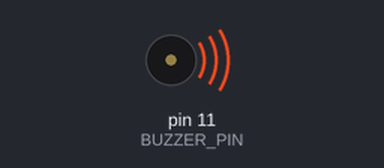
Simulated run of this sketch. Board: Arduino Uno, built with avr-gcc and run on an emulated ATmega328P. Parts: buzzer (waves = sounding).

Above: at 5.7 s.
At 40.7 s:
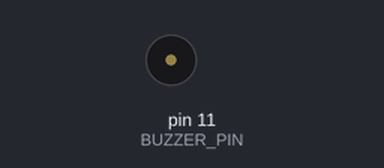
Timing chart, 0 to 42.2 s (numbered marks = the images above):
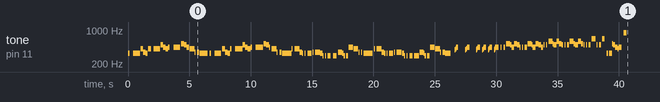

The sketch:

havanagila.ino
```cpp
void song(int buzzerPin) {

  tone(buzzerPin, 330);
  delay(155);
  noTone(buzzerPin);

  delay(263);

  tone(buzzerPin, 330);
  delay(560);
  noTone(buzzerPin);

  delay(61);

  tone(buzzerPin, 415);
  delay(216);
  noTone(buzzerPin);

  tone(buzzerPin, 349);
  delay(190);
  noTone(buzzerPin);

  tone(buzzerPin, 330);
  delay(181);
  noTone(buzzerPin);

  delay(26);

  tone(buzzerPin, 415);
  delay(233);
  noTone(buzzerPin);

  delay(206);

  tone(buzzerPin, 415);
  delay(552);
  noTone(buzzerPin);

  delay(39);

  tone(buzzerPin, 494);
  delay(185);
  noTone(buzzerPin);

  delay(17);

  tone(buzzerPin, 440);
  delay(177);
  noTone(buzzerPin);

  delay(22);

  tone(buzzerPin, 415);
  delay(185);
  noTone(buzzerPin);

  delay(21);

  tone(buzzerPin, 440);
  delay(108);
  noTone(buzzerPin);

  delay(311);

  tone(buzzerPin, 440);
  delay(530);
  noTone(buzzerPin);

  delay(99);

  tone(buzzerPin, 523);
  delay(254);
  noTone(buzzerPin);

  tone(buzzerPin, 494);
  delay(203);
  noTone(buzzerPin);

  tone(buzzerPin, 440);
  delay(185);
  noTone(buzzerPin);

  delay(39);

  tone(buzzerPin, 415);
  delay(414);
  noTone(buzzerPin);

  tone(buzzerPin, 349);
  delay(91);
  noTone(buzzerPin);

  delay(124);

  tone(buzzerPin, 349);
  delay(159);
  noTone(buzzerPin);

  delay(35);

  tone(buzzerPin, 330);
  delay(672);
  noTone(buzzerPin);

  delay(160);

  tone(buzzerPin, 330);
  delay(95);
  noTone(buzzerPin);

  delay(310);

  tone(buzzerPin, 330);
  delay(513);
  noTone(buzzerPin);

  delay(104);

  tone(buzzerPin, 415);
  delay(211);
  noTone(buzzerPin);

  tone(buzzerPin, 349);
  delay(207);
  noTone(buzzerPin);

  tone(buzzerPin, 330);
  delay(224);
  noTone(buzzerPin);

  tone(buzzerPin, 415);
  delay(112);
  noTone(buzzerPin);

  delay(306);

  tone(buzzerPin, 415);
  delay(586);
  noTone(buzzerPin);

  delay(17);

  tone(buzzerPin, 494);
  delay(185);
  noTone(buzzerPin);

  delay(22);

  tone(buzzerPin, 440);
  delay(177);
  noTone(buzzerPin);

  delay(9);

  tone(buzzerPin, 415);
  delay(246);
  noTone(buzzerPin);

  tone(buzzerPin, 440);
  delay(112);
  noTone(buzzerPin);

  delay(314);

  tone(buzzerPin, 440);
  delay(586);
  noTone(buzzerPin);

  delay(44);

  tone(buzzerPin, 523);
  delay(228);
  noTone(buzzerPin);

  tone(buzzerPin, 494);
  delay(220);
  noTone(buzzerPin);

  tone(buzzerPin, 440);
  delay(103);
  noTone(buzzerPin);

  delay(104);

  tone(buzzerPin, 415);
  delay(422);
  noTone(buzzerPin);

  delay(5);

  tone(buzzerPin, 349);
  delay(56);
  noTone(buzzerPin);

  delay(151);

  tone(buzzerPin, 349);
  delay(198);
  noTone(buzzerPin);

  delay(13);

  tone(buzzerPin, 330);
  delay(802);
  noTone(buzzerPin);

  delay(4);

  tone(buzzerPin, 415);
  delay(43);
  noTone(buzzerPin);

  delay(177);

  tone(buzzerPin, 415);
  delay(418);
  noTone(buzzerPin);

  delay(4);

  tone(buzzerPin, 349);
  delay(211);
  noTone(buzzerPin);

  tone(buzzerPin, 330);
  delay(82);
  noTone(buzzerPin);

  delay(117);

  tone(buzzerPin, 330);
  delay(86);
  noTone(buzzerPin);

  delay(125);

  tone(buzzerPin, 330);
  delay(345);
  noTone(buzzerPin);

  delay(64);

  tone(buzzerPin, 349);
  delay(56);
  noTone(buzzerPin);

  delay(164);

  tone(buzzerPin, 349);
  delay(414);
  noTone(buzzerPin);

  tone(buzzerPin, 330);
  delay(190);
  noTone(buzzerPin);

  tone(buzzerPin, 294);
  delay(82);
  noTone(buzzerPin);

  delay(112);

  tone(buzzerPin, 294);
  delay(82);
  noTone(buzzerPin);

  delay(142);

  tone(buzzerPin, 294);
  delay(250);
  noTone(buzzerPin);

  delay(177);

  tone(buzzerPin, 294);
  delay(323);
  noTone(buzzerPin);

  delay(95);

  tone(buzzerPin, 349);
  delay(353);
  noTone(buzzerPin);

  tone(buzzerPin, 330);
  delay(103);
  noTone(buzzerPin);

  tone(buzzerPin, 294);
  delay(103);
  noTone(buzzerPin);

  delay(96);

  tone(buzzerPin, 294);
  delay(185);
  noTone(buzzerPin);

  delay(21);

  tone(buzzerPin, 440);
  delay(362);
  noTone(buzzerPin);

  delay(57);

  tone(buzzerPin, 415);
  delay(366);
  noTone(buzzerPin);

  delay(21);

  tone(buzzerPin, 349);
  delay(78);
  noTone(buzzerPin);

  delay(129);

  tone(buzzerPin, 349);
  delay(82);
  noTone(buzzerPin);

  delay(134);

  tone(buzzerPin, 330);
  delay(720);
  noTone(buzzerPin);

  delay(133);

  tone(buzzerPin, 415);
  delay(56);
  noTone(buzzerPin);

  delay(164);

  tone(buzzerPin, 415);
  delay(392);
  noTone(buzzerPin);

  delay(9);

  tone(buzzerPin, 349);
  delay(194);
  noTone(buzzerPin);

  delay(9);

  tone(buzzerPin, 330);
  delay(91);
  noTone(buzzerPin);

  delay(94);

  tone(buzzerPin, 330);
  delay(95);
  noTone(buzzerPin);

  delay(112);

  tone(buzzerPin, 330);
  delay(328);
  noTone(buzzerPin);

  delay(81);

  tone(buzzerPin, 349);
  delay(60);
  noTone(buzzerPin);

  delay(160);

  tone(buzzerPin, 349);
  delay(384);
  noTone(buzzerPin);

  delay(30);

  tone(buzzerPin, 330);
  delay(190);
  noTone(buzzerPin);

  delay(8);

  tone(buzzerPin, 294);
  delay(78);
  noTone(buzzerPin);

  delay(116);

  tone(buzzerPin, 294);
  delay(78);
  noTone(buzzerPin);

  delay(142);

  tone(buzzerPin, 294);
  delay(254);
  noTone(buzzerPin);

  delay(151);

  tone(buzzerPin, 294);
  delay(388);
  noTone(buzzerPin);

  delay(22);

  tone(buzzerPin, 349);
  delay(341);
  noTone(buzzerPin);

  tone(buzzerPin, 330);
  delay(91);
  noTone(buzzerPin);

  tone(buzzerPin, 294);
  delay(116);
  noTone(buzzerPin);

  delay(99);

  tone(buzzerPin, 294);
  delay(198);
  noTone(buzzerPin);

  delay(9);

  tone(buzzerPin, 440);
  delay(379);
  noTone(buzzerPin);

  delay(48);

  tone(buzzerPin, 415);
  delay(388);
  noTone(buzzerPin);

  delay(13);

  tone(buzzerPin, 349);
  delay(82);
  noTone(buzzerPin);

  delay(125);

  tone(buzzerPin, 349);
  delay(198);
  noTone(buzzerPin);

  delay(17);

  tone(buzzerPin, 330);
  delay(448);
  noTone(buzzerPin);

  delay(311);

  tone(buzzerPin, 392);
  delay(69);
  noTone(buzzerPin);

  tone(buzzerPin, 415);
  delay(65);
  noTone(buzzerPin);

  tone(buzzerPin, 440);
  delay(168);
  noTone(buzzerPin);

  delay(573);

  tone(buzzerPin, 392);
  delay(73);
  noTone(buzzerPin);

  tone(buzzerPin, 415);
  delay(65);
  noTone(buzzerPin);

  tone(buzzerPin, 440);
  delay(224);
  noTone(buzzerPin);

  delay(505);

  tone(buzzerPin, 392);
  delay(73);
  noTone(buzzerPin);

  tone(buzzerPin, 415);
  delay(65);
  noTone(buzzerPin);

  tone(buzzerPin, 440);
  delay(185);
  noTone(buzzerPin);

  delay(195);

  tone(buzzerPin, 392);
  delay(56);
  noTone(buzzerPin);

  tone(buzzerPin, 415);
  delay(60);
  noTone(buzzerPin);

  tone(buzzerPin, 440);
  delay(198);
  noTone(buzzerPin);

  delay(164);

  tone(buzzerPin, 392);
  delay(56);
  noTone(buzzerPin);

  tone(buzzerPin, 415);
  delay(65);
  noTone(buzzerPin);

  tone(buzzerPin, 440);
  delay(190);
  noTone(buzzerPin);

  delay(160);

  tone(buzzerPin, 392);
  delay(56);
  noTone(buzzerPin);

  tone(buzzerPin, 415);
  delay(56);
  noTone(buzzerPin);

  tone(buzzerPin, 440);
  delay(250);
  noTone(buzzerPin);

  delay(189);

  tone(buzzerPin, 440);
  delay(82);
  noTone(buzzerPin);

  delay(138);

  tone(buzzerPin, 440);
  delay(142);
  noTone(buzzerPin);

  delay(78);

  tone(buzzerPin, 523);
  delay(323);
  noTone(buzzerPin);

  delay(9);

  tone(buzzerPin, 494);
  delay(112);
  noTone(buzzerPin);

  tone(buzzerPin, 440);
  delay(224);
  noTone(buzzerPin);

  delay(1);

  tone(buzzerPin, 523);
  delay(241);
  noTone(buzzerPin);

  tone(buzzerPin, 494);
  delay(185);
  noTone(buzzerPin);

  delay(1);

  tone(buzzerPin, 440);
  delay(95);
  noTone(buzzerPin);

  delay(129);

  tone(buzzerPin, 440);
  delay(78);
  noTone(buzzerPin);

  delay(120);

  tone(buzzerPin, 440);
  delay(198);
  noTone(buzzerPin);

  delay(26);

  tone(buzzerPin, 523);
  delay(328);
  noTone(buzzerPin);

  delay(13);

  tone(buzzerPin, 494);
  delay(95);
  noTone(buzzerPin);

  tone(buzzerPin, 440);
  delay(241);
  noTone(buzzerPin);

  tone(buzzerPin, 523);
  delay(228);
  noTone(buzzerPin);

  tone(buzzerPin, 494);
  delay(185);
  noTone(buzzerPin);

  delay(5);

  tone(buzzerPin, 440);
  delay(198);
  noTone(buzzerPin);

  delay(13);

  tone(buzzerPin, 494);
  delay(78);
  noTone(buzzerPin);

  delay(116);

  tone(buzzerPin, 494);
  delay(112);
  noTone(buzzerPin);

  delay(103);

  tone(buzzerPin, 587);
  delay(315);
  noTone(buzzerPin);

  delay(4);

  tone(buzzerPin, 523);
  delay(99);
  noTone(buzzerPin);

  tone(buzzerPin, 494);
  delay(220);
  noTone(buzzerPin);

  tone(buzzerPin, 587);
  delay(233);
  noTone(buzzerPin);

  tone(buzzerPin, 523);
  delay(203);
  noTone(buzzerPin);

  tone(buzzerPin, 494);
  delay(103);
  noTone(buzzerPin);

  delay(113);

  tone(buzzerPin, 494);
  delay(78);
  noTone(buzzerPin);

  delay(137);

  tone(buzzerPin, 494);
  delay(181);
  noTone(buzzerPin);

  delay(22);

  tone(buzzerPin, 587);
  delay(345);
  noTone(buzzerPin);

  tone(buzzerPin, 523);
  delay(116);
  noTone(buzzerPin);

  tone(buzzerPin, 494);
  delay(224);
  noTone(buzzerPin);

  tone(buzzerPin, 587);
  delay(250);
  noTone(buzzerPin);

  tone(buzzerPin, 523);
  delay(190);
  noTone(buzzerPin);

  delay(13);

  tone(buzzerPin, 494);
  delay(91);
  noTone(buzzerPin);

  delay(125);

  tone(buzzerPin, 494);
  delay(73);
  noTone(buzzerPin);

  delay(142);

  tone(buzzerPin, 494);
  delay(159);
  noTone(buzzerPin);

  delay(70);

  tone(buzzerPin, 659);
  delay(328);
  noTone(buzzerPin);

  delay(94);

  tone(buzzerPin, 494);
  delay(86);
  noTone(buzzerPin);

  delay(117);

  tone(buzzerPin, 494);
  delay(168);
  noTone(buzzerPin);

  delay(51);

  tone(buzzerPin, 659);
  delay(233);
  noTone(buzzerPin);

  delay(155);

  tone(buzzerPin, 330);
  delay(99);
  noTone(buzzerPin);

  delay(108);

  tone(buzzerPin, 330);
  delay(224);
  noTone(buzzerPin);

  tone(buzzerPin, 523);
  delay(103);
  noTone(buzzerPin);

  tone(buzzerPin, 494);
  delay(164);
  noTone(buzzerPin);

  tone(buzzerPin, 440);
  delay(177);
  noTone(buzzerPin);

  tone(buzzerPin, 415);
  delay(108);
  noTone(buzzerPin);

  tone(buzzerPin, 440);
  delay(246);
  noTone(buzzerPin);

  delay(167);

  tone(buzzerPin, 880);
  delay(224);
  noTone(buzzerPin);

}

// Buzzer'in bagli oldugu pin. Farkli bir pin kullaniyorsan burayi degistir.
const int BUZZER_PIN = 11;

void setup() {
  song(BUZZER_PIN);
}

void loop() {
  // Empty loop
}
```
